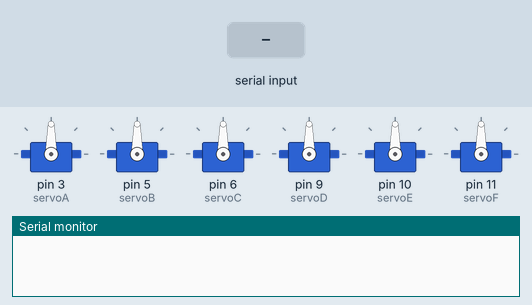
Recording of a sketch running on a simulated Arduino Uno, built with avr-gcc and run on an emulated ATmega328P. Shown: 6 × servo, the last lines printed to the serial monitor. The test bench sets the inputs (shaded band).

Above: at 1.2 s.
1.3 s: "openGrip\n" received over Serial
At 2.5 s:
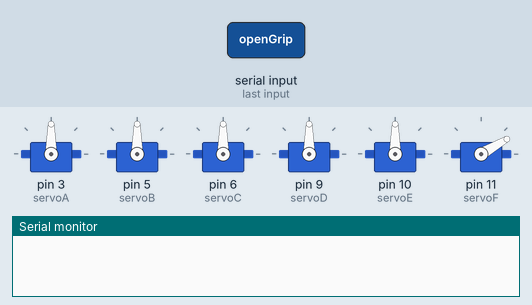
2.8 s: "closeGrip\n" received over Serial
At 5.8 s:
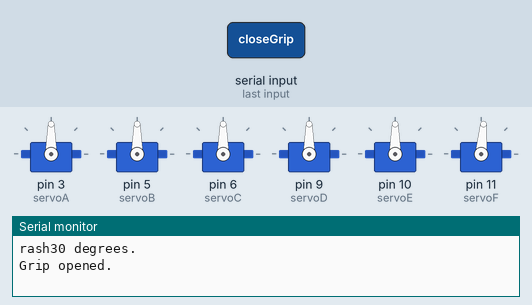
Timing chart, 0 to 7.3 s (numbered marks = the images above; inputs shaded):
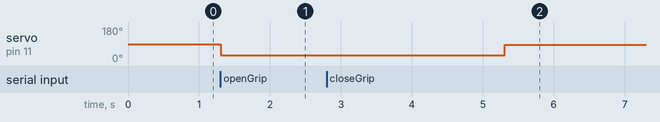

The sketch:

robotic_arm.ino
```cpp
#include <Servo.h>

// Create servo objects for six servos
Servo servoA;
Servo servoB;
Servo servoC;
Servo servoD;
Servo servoE;
Servo servoF;


void setup() {
  Serial.begin(9600);  // Initialize serial communication
  // Attach servos to their respective pins
  servoA.attach(3);
  servoB.attach(5);
  servoC.attach(6);
  servoD.attach(9);
  servoE.attach(10);
  servoF.attach(11);
}


void initialPos() {
  processCommand("motorA(0)");  // BASE
  processCommand("motorB(60)");
  processCommand("motorC(160)");
  processCommand("motorD(20)");
  processCommand("motorE(120)");  // wrist
  openGrip();                     // claw 30 = open, 85 = closed
  processCommand("motorG(10)");
}


void openGrip() {
  processCommand("motorF(30)");
}


void closeGrip() {
  processCommand("motorF(85)");
}


void loop() {
  if (Serial.available() > 0) {
    String command = Serial.readStringUntil('\n');  // Read incoming command
    processCommand(command);
  }
}

void processCommand(String command) {
  String response;
  if (command == "openGrip") {
    openGrip();
    response = "Grip opened.";
  } else if (command == "closeGrip") {
    closeGrip();
    response = "Grip closed.";
  } else {
    // Example commands: "motorA(30)", "motorB(45)"
    char motor = command.charAt(5);  // Get motor identifier (A, B, C, D, E, F)
    int start = command.indexOf('(') + 1;
    int end = command.indexOf(')');
    int angle = command.substring(start, end).toInt();  // Get angle value
    response = "Motor " + motor + String(angle) + " degrees.";
    switch (motor) {
      case 'A':
        servoA.write(angle);
        break;
      case 'B':
        servoB.write(angle);
        break;
      case 'C':
        servoC.write(angle);
        break;
      case 'D':
        servoD.write(angle);
        break;
      case 'E':
        servoE.write(angle);
        break;
      case 'F':
        servoF.write(angle);
        break;
      default:
        response = ("Invalid command: " + command);
        break;
    }
  }

  delay(2000);
  Serial.println(response);
}
```

Measured:
- after the input at 1.3 s, servo on pin 11 (servoF): 90° → 30° at once
- after the input at 2.8 s, servo on pin 11 (servoF): 30° → 85° after 2.5 s
